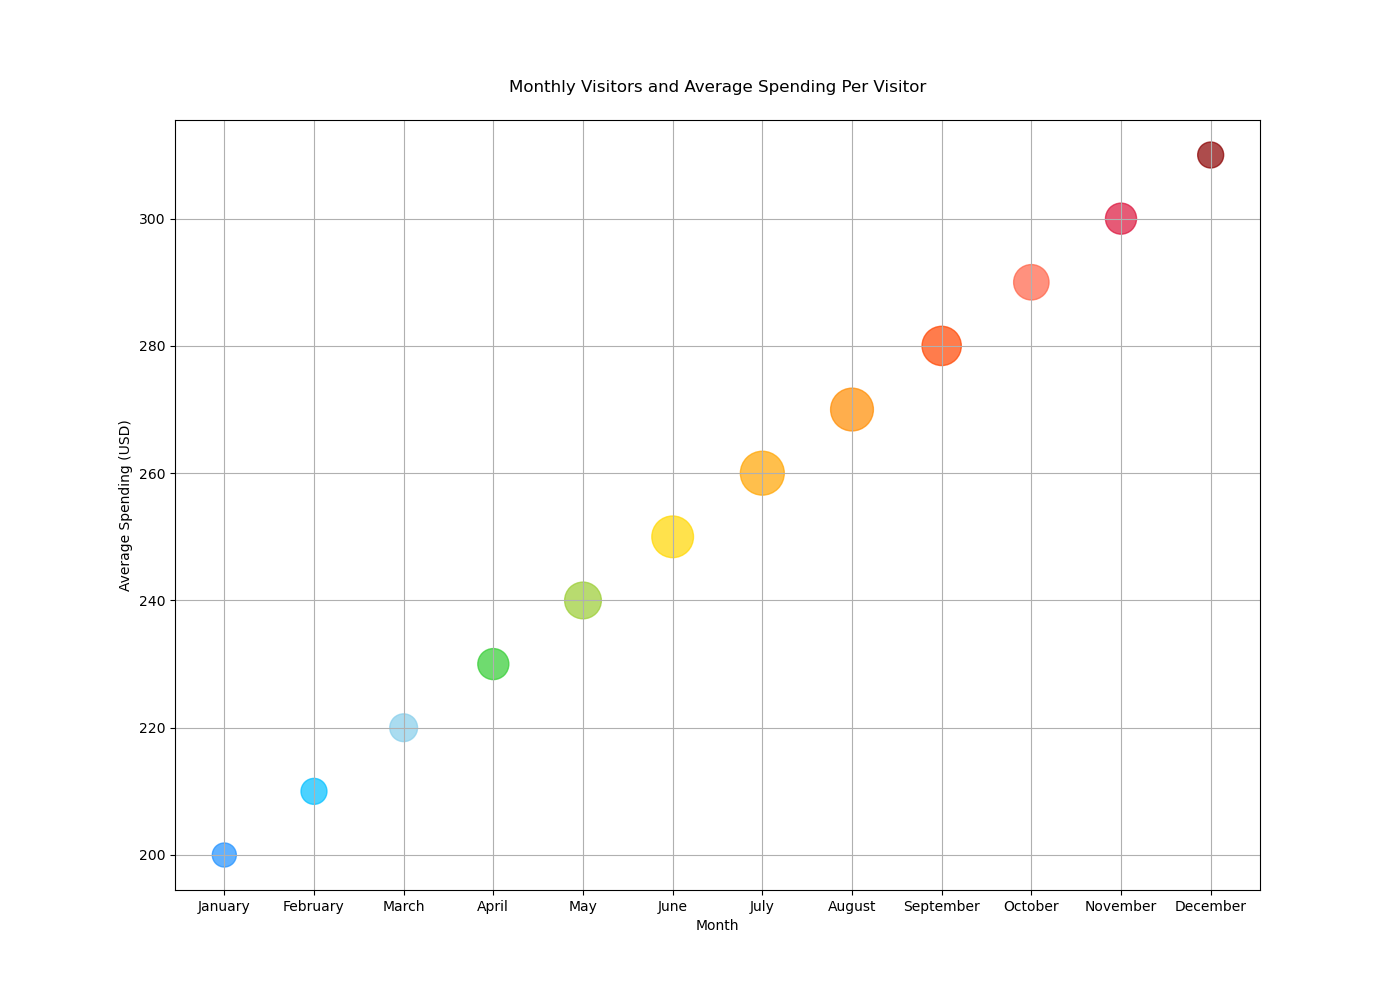

Write the Python code that produced this figure.

import matplotlib.pyplot as plt

# Data for scatterplot
months = ["January", "February", "March", "April", "May", "June",
          "July", "August", "September", "October", "November", "December"]
visitors_thousands = [30, 35, 40, 50, 70, 90, 100, 95, 80, 65, 50, 35]
average_spending_usd = [200, 210, 220, 230, 240, 250, 260, 270, 280, 290, 300, 310]

# Size of each point will be proportional to the number of visitors
sizes = [visitors * 10 for visitors in visitors_thousands]

# Different colors for different spending amounts (low to high)
colors = ['#1E90FF', '#00BFFF', '#87CEEB', '#32CD32', '#9ACD32', '#FFD700',
          '#FFA500', '#FF8C00', '#FF4500', '#FF6347', '#DC143C', '#8B0000']

# Create scatterplot
plt.figure(figsize=(14, 10))
plt.scatter(months, average_spending_usd, s=sizes, c=colors, alpha=0.7)

# Chart details
plt.title('Monthly Visitors and Average Spending Per Visitor', pad=20)
plt.xlabel('Month')
plt.ylabel('Average Spending (USD)')
plt.grid(True)

# Show the chart
plt.show()
